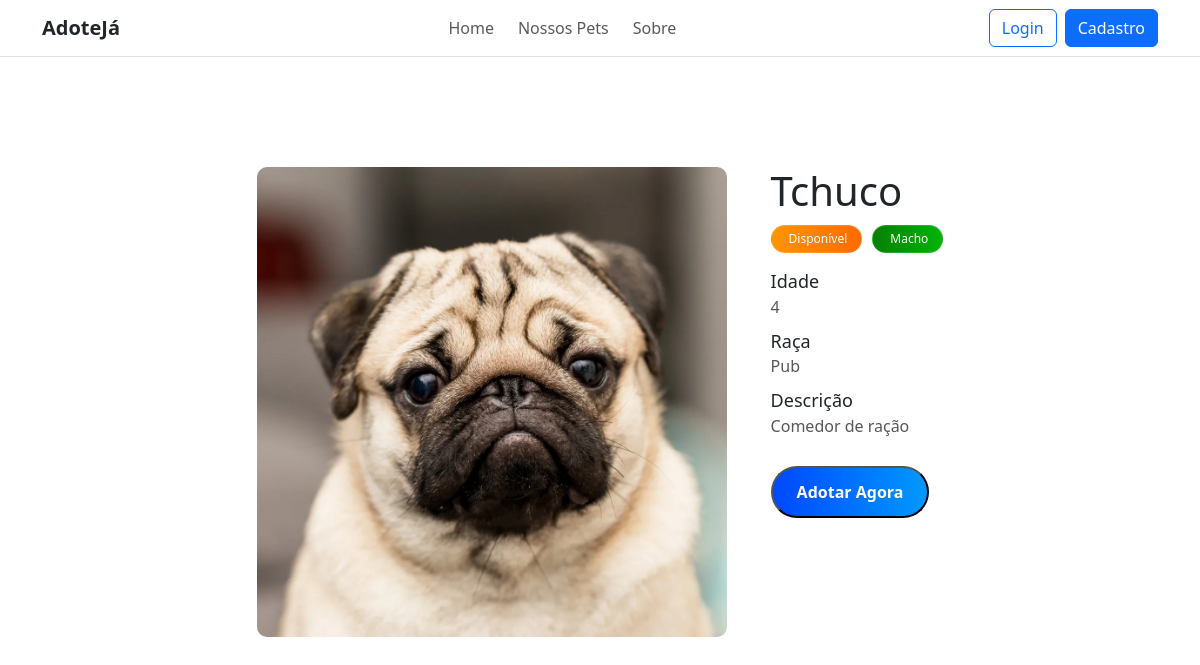
The app's page /pets/detalhes/3 with its own data.
### pets/models.py (models this page shows, shortened)
class Cachorro(models.Model):
    nome = models.CharField(max_length=100)
    idade = models.IntegerField()
    sexo = models.CharField(
        max_length=20,
        choices=[('Macho', 'Macho'), ('Fêmea', 'Fêmea')]
    )
    raca = models.CharField(max_length=100)
    descricao = models.TextField()
    imagem = models.ImageField(upload_to='cachorros/')
    status = models.CharField(
        max_length=20,
        choices=[('Disponível', 'Disponível'), ('Adotado', 'Adotado'), ('Em processo','Em processo')],
        default='Disponível'
    )

### pets/views.py (the view)
# urls.py: path('detalhes/<int:id>', views.detalhes_cachorro, name='detalhes_cachorro'),
def detalhes_cachorro(request, id):
    cachorro = get_object_or_404(Cachorro, id=id)
    return render(request, 'pet_info.html', {'cachorro':cachorro})

### pets/templates/pet_info.html (shortened to what this page needs)
{% load static %}
<!DOCTYPE html>
<html lang="en">
<head>
    <link rel="stylesheet" href="{% static 'pets/css/pet_info.css' %}" />
    <link
      rel="stylesheet"
      type="text/css"
      href="https://cdn.jsdelivr.net/npm/@phosphor-icons/web@2.1.1/src/regular/style.css"
    />
    <link
      rel="stylesheet"
      type="text/css"
      href="https://cdn.jsdelivr.net/npm/@phosphor-icons/web@2.1.1/src/fill/style.css"
    />
</head>
<body>
    {% include 'partials/navbar.html' %}
    <div class="info-container">
      <div class="info-box">
        <div class="pet-img">
          <img src="{{ cachorro.imagem.url }}" alt="">
        </div>
        <div class="pet-info-container">
          <div class="pet-nome">
            <h1>{{ cachorro.nome }}</h1>
            <div class="tags">
              <div class="tag">
                {{ cachorro.status }}
              </div>
              {% if cachorro.sexo == 'Fêmea' %}
                <div class="tag" id="sexo_femea">
                  <i
                    class="ph ph-gender-intersex"
                    style="color: rgb(255, 255, 255)"
                  ></i
                  >{{ cachorro.sexo }}
                </div>
              {% else %}
                <div class="tag" id="sexo_macho">
                  {{ cachorro.sexo }}
                </div>
              {% endif %}
            </div>
          </div>
          <div class="pet-info">
            <h4>Idade</h4><p class="idade">{{ cachorro.idade }}</p>
            <h4>Raça</h4><p>{{ cachorro.raca }}</p>
            <h4>Descrição</h4><p class="descricao">{{ cachorro.descricao }}</p>
          </div>
          <form method="POST" action="{% url 'adotar_pet' cachorro.id %}">
            <button type="submit" class="button-adotar">Adotar Agora</button>
          </form>
        </div>
      </div>
    </div>
</body>
</html>

### pets/static/pets/css/pet_info.css (style rules this page uses)
body { text-align: center; background-color: #f4f4f4; font-family: 'Inter', sans-serif; }
.tags { display: flex; width: 100%; max-width: fit-content; gap: 10px; flex-wrap: wrap; }
.tag { display: flex; flex-direction: row; gap: 3px; border: 1px solid #ffffff24; padding: 4px 14px; background: linear-gradient(90deg, #FF9500, #FF6A00); font-size: 12px; color: white; font-weight: 500; border-radius: 100px; justify-content: center; align-items: center; }
#sexo_macho { background: linear-gradient(90deg, #068006, #01b407); }
.pet-img img { width: 470px; height: 470px; border-radius: 10px; object-fit: cover; }
.info-container { display: flex; padding: 14px; justify-content: center; align-items: center; gap: 10px; margin-top: 12vh; }
.info-box { display: flex; flex-direction: row; gap: 44px; flex-wrap: wrap; justify-content: center; }
.pet-info-container { display: flex; flex-direction: column; gap: 18px; }
.pet-nome { display:flex; flex-direction: column; align-items: start; justify-content: center; gap: 10px; }
.pet-nome h1 { margin: 0; width: fit-content; }
.button-adotar { text-decoration: none; color: inherit; padding: 12px 24px; background: linear-gradient(90deg, #0048ff, #0099ff); border-radius: 100px; font-weight: 600; color: white; text-align: center; }

### records on screen
Cachorro: imagem (picture), nome "Tchuco", status "Disponível", sexo "Macho", idade "4", raca "Pub", descricao "Comedor de ração"
